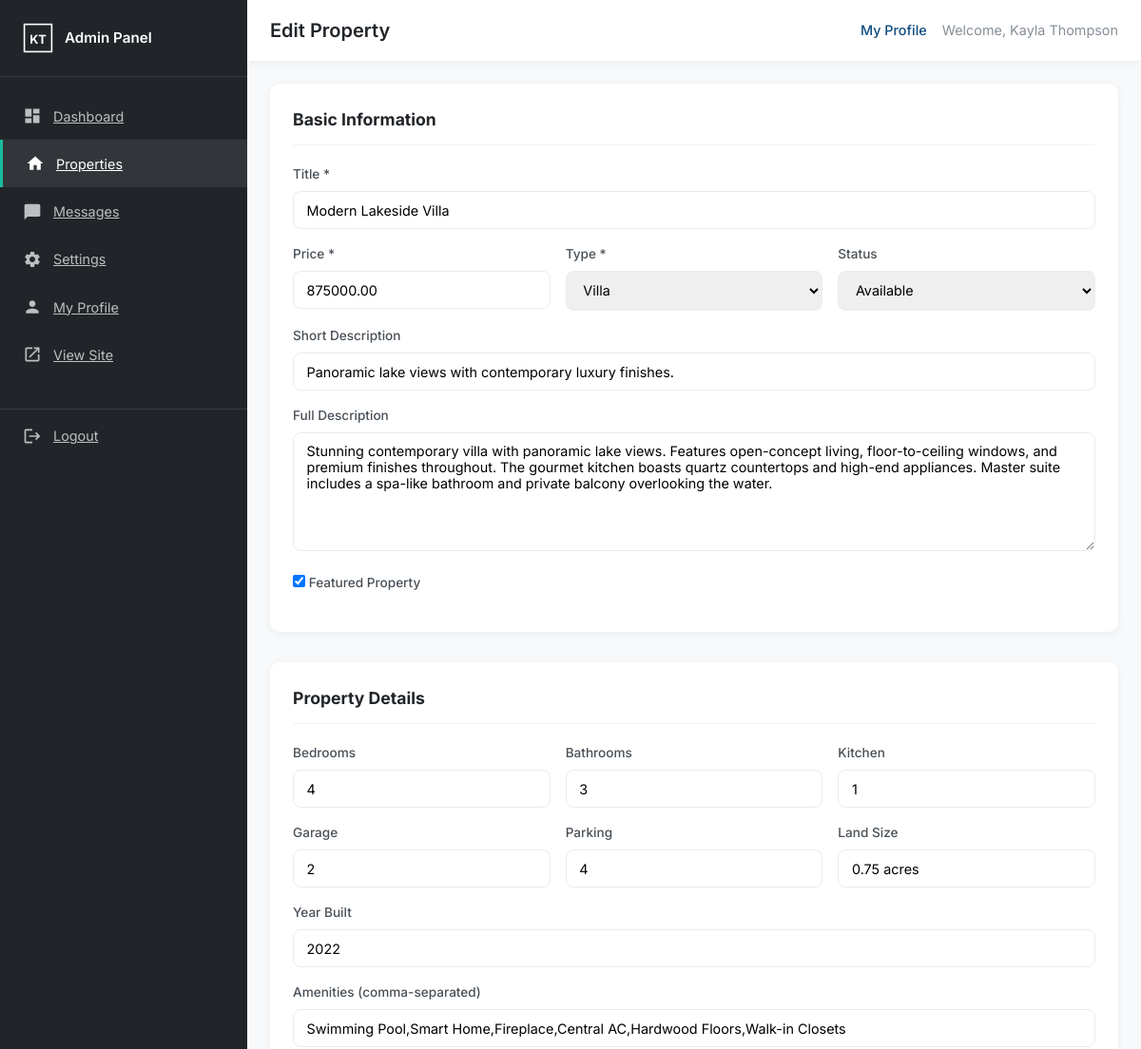
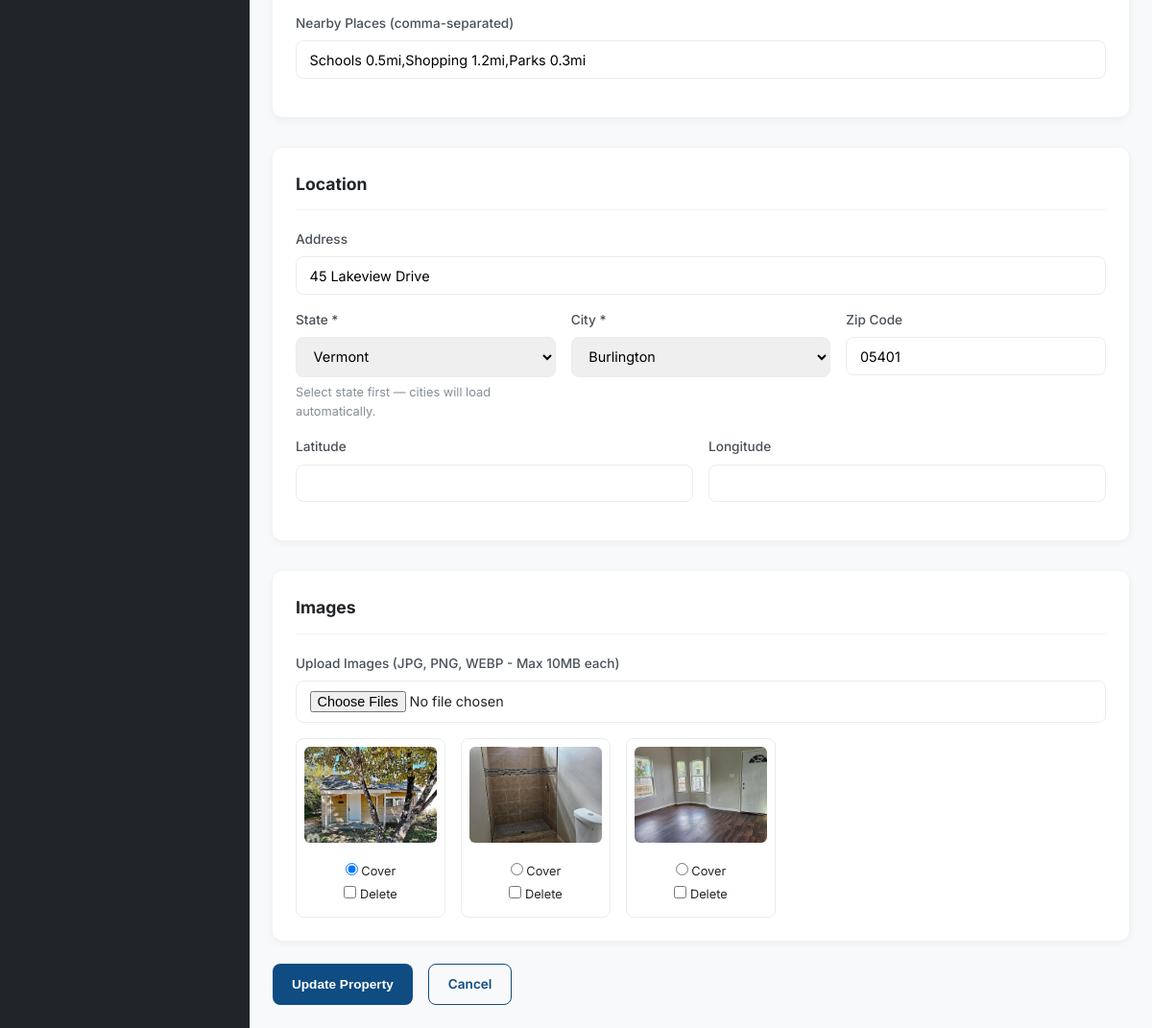
Page /admin/properties/edit.php?id=1 (signed in) on the committed database (2 pictures, top to bottom).
### tables this page shows
CREATE TABLE properties (
    id INT UNSIGNED AUTO_INCREMENT PRIMARY KEY,
    title VARCHAR(255) NOT NULL,
    slug VARCHAR(255) NOT NULL UNIQUE,
    price DECIMAL(15,2) NOT NULL DEFAULT 0,
    property_type_id INT UNSIGNED NOT NULL,
    status ENUM('available','sold','pending') NOT NULL DEFAULT 'available',
    description TEXT,
    short_description VARCHAR(500),
    bedrooms INT UNSIGNED DEFAULT 0,
    bathrooms INT UNSIGNED DEFAULT 0,
    kitchen INT UNSIGNED DEFAULT 0,
    garage INT UNSIGNED DEFAULT 0,
    parking INT UNSIGNED DEFAULT 0,
    land_size VARCHAR(50),
    year_built YEAR,
    address VARCHAR(255),
    state_id INT UNSIGNED NOT NULL,
    city_id INT UNSIGNED NOT NULL,
    zip_code VARCHAR(20),
    latitude DECIMAL(10,8),
    longitude DECIMAL(11,8),
    amenities TEXT,
    nearby_places TEXT,
    featured_image VARCHAR(255),
    is_featured TINYINT(1) DEFAULT 0,
    views INT UNSIGNED DEFAULT 0,
    created_at TIMESTAMP DEFAULT CURRENT_TIMESTAMP,
    updated_at TIMESTAMP DEFAULT CURRENT_TIMESTAMP ON UPDATE CURRENT_TIMESTAMP,
    FOREIGN KEY (property_type_id) REFERENCES property_types(id),
    FOREIGN KEY (state_id) REFERENCES states(id),
    FOREIGN KEY (city_id) REFERENCES cities(id),
    INDEX idx_status (status),
    INDEX idx_featured (is_featured),
    INDEX idx_price (price),
    INDEX idx_created (created_at)
);

CREATE TABLE property_types (
    id INT UNSIGNED AUTO_INCREMENT PRIMARY KEY,
    name VARCHAR(50) NOT NULL UNIQUE,
    slug VARCHAR(50) NOT NULL UNIQUE
);

CREATE TABLE states (
    id INT UNSIGNED AUTO_INCREMENT PRIMARY KEY,
    name VARCHAR(100) NOT NULL UNIQUE,
    code VARCHAR(10) NOT NULL UNIQUE
);

CREATE TABLE cities (
    id INT UNSIGNED AUTO_INCREMENT PRIMARY KEY,
    state_id INT UNSIGNED NOT NULL,
    name VARCHAR(100) NOT NULL,
    FOREIGN KEY (state_id) REFERENCES states(id) ON DELETE CASCADE,
    UNIQUE KEY unique_city_state (name, state_id)
);

CREATE TABLE property_images (
    id INT UNSIGNED AUTO_INCREMENT PRIMARY KEY,
    property_id INT UNSIGNED NOT NULL,
    image_path VARCHAR(255) NOT NULL,
    thumbnail_path VARCHAR(255),
    is_cover TINYINT(1) DEFAULT 0,
    sort_order INT DEFAULT 0,
    created_at TIMESTAMP DEFAULT CURRENT_TIMESTAMP,
    FOREIGN KEY (property_id) REFERENCES properties(id) ON DELETE CASCADE
);

### admin/properties/edit.php (called while the page is built)
<?php
$isEdit = true;
require __DIR__ . '/form.php';

### includes/config/database.php (called while the page is built, shortened)
<?php
function getDB(): PDO
{
    static $pdo = null;
    if ($pdo === null) {
        $dsn = 'mysql:host=' . DB_HOST . ';dbname=' . DB_NAME . ';charset=' . DB_CHARSET;
        $options = [
            PDO::ATTR_ERRMODE            => PDO::ERRMODE_EXCEPTION,
            PDO::ATTR_DEFAULT_FETCH_MODE => PDO::FETCH_ASSOC,
            PDO::ATTR_EMULATE_PREPARES   => false,
        ];
        $pdo = new PDO($dsn, DB_USER, DB_PASS, $options);
    }
    return $pdo;
}

### includes/functions.php (called while the page is built, shortened)
<?php
function e(?string $str): string
{
    return htmlspecialchars($str ?? '', ENT_QUOTES, 'UTF-8');
}
function getPropertyTypes(): array
{
    return getDB()->query('SELECT * FROM property_types ORDER BY name')->fetchAll();
}
function getStates(): array
{
    return getDB()->query('SELECT * FROM states ORDER BY name')->fetchAll();
}
function getCitiesByState(int $stateId): array
{
    $stmt = getDB()->prepare('SELECT * FROM cities WHERE state_id = ? ORDER BY name');
    $stmt->execute([$stateId]);
    return $stmt->fetchAll();
}
function getPropertyById(int $id): ?array
{
    $sql = "SELECT p.*, pt.name as type_name, s.name as state_name, s.code as state_code, c.name as city_name
            FROM properties p
            JOIN property_types pt ON p.property_type_id = pt.id
            JOIN states s ON p.state_id = s.id
            JOIN cities c ON p.city_id = c.id
            WHERE p.id = ?";
    $stmt = getDB()->prepare($sql);
    $stmt->execute([$id]);
    $row = $stmt->fetch();
    return $row ?: null;
}
function getPropertyImages(int $propertyId): array
{
    $stmt = getDB()->prepare('SELECT * FROM property_images WHERE property_id = ? ORDER BY is_cover DESC, sort_order ASC');
    $stmt->execute([$propertyId]);
    return $stmt->fetchAll();
}
function asset(?string $path): string
{
    return APP_URL . '/' . ltrim($path, '/');
}

### admin/properties/form.php (the view, shortened to what this page needs)
<?php
require_once dirname(__DIR__, 2) . '/includes/config/config.php';
$isEdit = $isEdit ?? (basename($_SERVER['SCRIPT_NAME'] ?? $_SERVER['PHP_SELF']) === 'edit.php');
$property = null;
$errors = [];
if ($isEdit) {
    $id = (int) ($_GET['id'] ?? 0);
    $property = getPropertyById($id);
    $images = getPropertyImages($id);
} else {
    $pageTitle = 'Add Property';
}
$types = getPropertyTypes();
$states = getStates();
$formAction = $isEdit
    ? asset('admin/properties/edit.php?id=' . (int) ($property['id'] ?? $_GET['id'] ?? 0))
    : asset('admin/properties/add.php');
if ($_SERVER['REQUEST_METHOD'] === 'POST' && !empty($errors)) {
    $p = array_merge($property ?? [], $_POST);
} else {
    $p = $property ?? [];
}
$stateIdForCities = (int) ($p['state_id'] ?? 0);
$cities = $stateIdForCities ? getCitiesByState($stateIdForCities) : [];
if ($isEdit && $property) {
    $images = getPropertyImages($property['id']);
}
require_once dirname(__DIR__) . '/includes/header.php';
?>
<form method="POST" action="<?= e($formAction) ?>" enctype="multipart/form-data" class="admin-form" id="property-form">
    <div class="form-grid">
        <div class="form-section">
            <h3>Basic Information</h3>
            <div class="form-group">
                <label for="title">Title *</label>
                <input type="text" id="title" name="title" class="form-input" required value="<?= e($p['title'] ?? '') ?>">
            </div>
            <div class="form-row">
                <div class="form-group">
                    <label for="price">Price *</label>
                    <input type="number" id="price" name="price" class="form-input" required min="0" step="0.01" value="<?= e($p['price'] ?? '') ?>">
                </div>
                <div class="form-group">
                    <label for="property_type_id">Type *</label>
                    <select id="property_type_id" name="property_type_id" class="form-select" required>
                        <?php foreach ($types as $t): ?>
                        <option value="<?= $t['id'] ?>" <?= ($p['property_type_id'] ?? '') == $t['id'] ? 'selected' : '' ?>><?= e($t['name']) ?></option>
                        <?php endforeach; ?>
                    </select>
                </div>
                <div class="form-group">
                    <label for="status">Status</label>
                    <select id="status" name="status" class="form-select">
                        <option value="available" <?= ($p['status'] ?? 'available') === 'available' ? 'selected' : '' ?>>Available</option>
                    </select>
                </div>
            </div>
            <div class="form-group">
                <label for="short_description">Short Description</label>
                <input type="text" id="short_description" name="short_description" class="form-input" maxlength="500" value="<?= e($p['short_description'] ?? '') ?>">
            </div>
            <div class="form-group">
                <label for="description">Full Description</label>
                <textarea id="description" name="description" class="form-textarea" rows="6"><?= e($p['description'] ?? '') ?></textarea>
            </div>
            <div class="form-group">
                <label><input type="checkbox" name="is_featured" value="1" <?= !empty($p['is_featured']) ? 'checked' : '' ?>> Featured Property</label>
            </div>
        </div>
        <div class="form-section">
            <h3>Property Details</h3>
            <div class="form-row">
                <div class="form-group"><label>Bedrooms</label><input type="number" name="bedrooms" class="form-input" min="0" value="<?= e($p['bedrooms'] ?? 0) ?>"></div>
                <div class="form-group"><label>Bathrooms</label><input type="number" name="bathrooms" class="form-input" min="0" value="<?= e($p['bathrooms'] ?? 0) ?>"></div>
                <div class="form-group"><label>Kitchen</label><input type="number" name="kitchen" class="form-input" min="0" value="<?= e($p['kitchen'] ?? 0) ?>"></div>
            </div>
            <div class="form-row">
                <div class="form-group"><label>Garage</label><input type="number" name="garage" class="form-input" min="0" value="<?= e($p['garage'] ?? 0) ?>"></div>
                <div class="form-group"><label>Parking</label><input type="number" name="parking" class="form-input" min="0" value="<?= e($p['parking'] ?? 0) ?>"></div>
                <div class="form-group"><label>Land Size</label><input type="text" name="land_size" class="form-input" value="<?= e($p['land_size'] ?? '') ?>"></div>
            </div>
            <div class="form-group"><label>Year Built</label><input type="number" name="year_built" class="form-input" min="1800" max="2030" value="<?= e($p['year_built'] ?? '') ?>"></div>
            <div class="form-group"><label>Amenities (comma-separated)</label><input type="text" name="amenities" class="form-input" value="<?= e($p['amenities'] ?? '') ?>"></div>
            <div class="form-group"><label>Nearby Places (comma-separated)</label><input type="text" name="nearby_places" class="form-input" value="<?= e($p['nearby_places'] ?? '') ?>"></div>
        </div>
        <div class="form-section">
            <h3>Location</h3>
            <div class="form-group"><label>Address</label><input type="text" name="address" class="form-input" value="<?= e($p['address'] ?? '') ?>"></div>
            <div class="form-row">
                <div class="form-group">
                    <label>State *</label>
                    <select name="state_id" id="state_id" class="form-select" required>
                        <?php foreach ($states as $s): ?>
                        <option value="<?= $s['id'] ?>" <?= (string)($p['state_id'] ?? '') === (string)$s['id'] ? 'selected' : '' ?>><?= e($s['name']) ?></option>
                        <?php endforeach; ?>
                    </select>
                    <small class="form-hint">Select state first — cities will load automatically.</small>
                </div>
                <div class="form-group">
                    <label>City *</label>
                    <select name="city_id" id="city_id" class="form-select" required>
                        <?php foreach ($cities as $c): ?>
                        <option value="<?= $c['id'] ?>" <?= (string)($p['city_id'] ?? '') === (string)$c['id'] ? 'selected' : '' ?>><?= e($c['name']) ?></option>
                        <?php endforeach; ?>
                    </select>
                </div>
                <div class="form-group"><label>Zip Code</label><input type="text" name="zip_code" class="form-input" value="<?= e($p['zip_code'] ?? '') ?>"></div>
            </div>
            <div class="form-row">
                <div class="form-group"><label>Latitude</label><input type="text" name="latitude" class="form-input" value="<?= e($p['latitude'] ?? '') ?>"></div>
                <div class="form-group"><label>Longitude</label><input type="text" name="longitude" class="form-input" value="<?= e($p['longitude'] ?? '') ?>"></div>
            </div>
        </div>
        <div class="form-section">
            <h3>Images</h3>
            <div class="form-group">
                <label>Upload Images (JPG, PNG, WEBP - Max 10MB each)</label>
                <input type="file" name="images[]" class="form-input" accept="image/jpeg,image/png,image/webp" multiple>
            </div>
            <?php if ($images): ?>
            <div class="image-gallery-admin">
                <?php foreach ($images as $img): ?>
                <div class="image-gallery-admin__item">
                    <img src="<?= asset($img['image_path']) ?>" alt="">
                    <label><input type="radio" name="cover_image" value="<?= $img['id'] ?>" <?= $img['is_cover'] ? 'checked' : '' ?>> Cover</label>
                    <label><input type="checkbox" name="delete_images[]" value="<?= $img['id'] ?>"> Delete</label>
                </div>
                <?php endforeach; ?>
            </div>
            <?php endif; ?>
        </div>
    </div>
    <div class="form-actions">
        <button type="submit" class="btn btn--primary"><?= $isEdit ? 'Update Property' : 'Add Property' ?></button>
        <a href="<?= asset('admin/properties/index.php') ?>" class="btn btn--outline">Cancel</a>
    </div>
</form>
<?php require_once dirname(__DIR__) . '/includes/footer.php'; ?>

### assets/css/admin.css (style rules this page uses)
:root { --primary: #0F4C81; --primary-dark: #0a3560; --secondary: #1ABC9C; --accent: #F39C12; --danger: #e74c3c; --warning: #f39c12; --success: #27ae60; --sidebar-width: 260px; --gray-50: #f8f9fa; --gray-100: #f1f3f5; --gray-200: #e9ecef; --gray-500: #868e96; --gray-700: #495057; --gray-900: #212529; --radius: 10px; --shadow: 0 2px 8px rgba(0,0,0,0.06); --font: 'Inter', sans-serif; }
*, *::before, *::after { box-sizing: border-box; margin: 0; padding: 0; }
body { font-family: var(--font); color: var(--gray-900); background: var(--gray-50); line-height: 1.6; }
.admin-body { display: flex; min-height: 100vh; }
.form-input, .form-select, .form-textarea { width: 100%; padding: 0.65rem 0.85rem; border: 1px solid var(--gray-200); border-radius: 8px; font-family: var(--font); font-size: 0.9rem; transition: border-color 0.2s; }
.form-group { margin-bottom: 1rem; }
.form-group label { display: block; font-weight: 500; font-size: 0.85rem; margin-bottom: 0.4rem; color: var(--gray-700); }
.form-hint { display: block; margin-top: 0.35rem; font-size: 0.8rem; color: var(--gray-500); }
.form-row { display: grid; grid-template-columns: repeat(auto-fit, minmax(200px, 1fr)); gap: 1rem; }
.form-grid { display: flex; flex-direction: column; gap: 2rem; }
.form-section { background: #fff; border-radius: var(--radius); padding: 1.5rem; box-shadow: var(--shadow); }
.form-section h3 { font-size: 1.1rem; margin-bottom: 1.25rem; padding-bottom: 0.75rem; border-bottom: 1px solid var(--gray-100); }
.form-actions { display: flex; gap: 1rem; margin-top: 1.5rem; }
.admin-form { max-width: 100%; }
.btn { display: inline-flex; align-items: center; gap: 0.4rem; padding: 0.6rem 1.25rem; border-radius: 8px; font-weight: 600; font-size: 0.85rem; border: none; cursor: pointer; transition: all 0.2s; text-decoration: none; text-align: center; justify-content: center; }
.btn--primary { background: var(--primary); color: #fff; }
.btn--outline { background: transparent; color: var(--primary); border: 1px solid var(--primary); }
.image-gallery-admin { display: grid; grid-template-columns: repeat(auto-fill, minmax(150px, 1fr)); gap: 1rem; margin-top: 1rem; }
.image-gallery-admin__item { border: 1px solid var(--gray-200); border-radius: 8px; padding: 0.5rem; text-align: center; }
.image-gallery-admin__item img { width: 100%; height: 100px; object-fit: cover; border-radius: 6px; margin-bottom: 0.5rem; }
.image-gallery-admin__item label { display: block; font-size: 0.8rem; margin: 0.25rem 0; }

### rows in the picture
properties: title "Modern Lakeside Villa", price "875000.00", property_type_id "Villa", status "Available", short_description "Panoramic lake views with contemporary luxury finishes.", description "Stunning contemporary villa with panoramic lake views. Features open-concept living, floor-to-ceiling windows, and premium finishes throughout. The gourmet kitchen boasts quartz countertops and high-end appliances. Master suite includes a spa-like bathroom and private balcony overlooking the water.", is_featured "☑", bedrooms "4", bathrooms "3", kitchen "1", garage "2", parking "4", land_size "0.75 acres", year_built "2022", amenities "Swimming Pool,Smart Home,Fireplace,Central AC,Hardwood Floors,Walk-in Closets", nearby_places "Schools 0.5mi,Shopping 1.2mi,Parks 0.3mi", address "45 Lakeview Drive", state_id "Vermont", city_id "Burlington", zip_code "05401"
property_images: image_path (picture), is_cover "☑ Cover"
property_images: image_path (picture), is_cover "☐ Cover"
property_images: image_path (picture), is_cover "☐ Cover"

### other values in the picture
$pageTitle "Edit Property"
$_SESSION['admin_name'] "Kayla Thompson"
